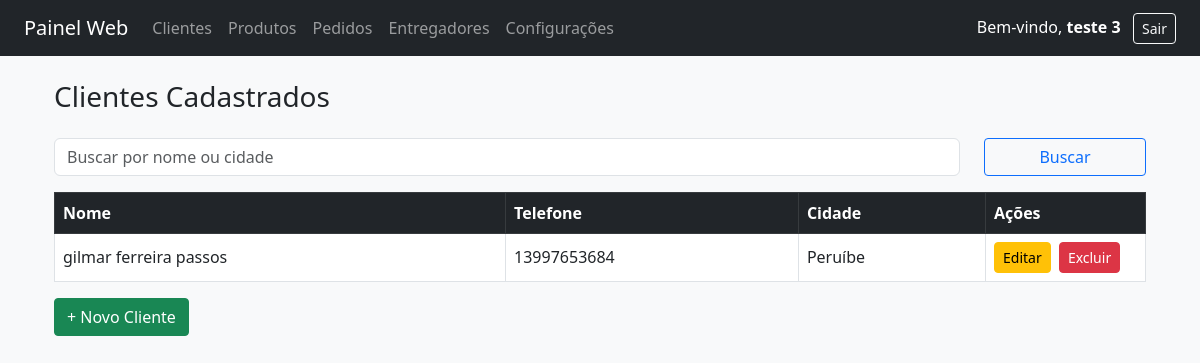
/clientes (signed in), run on an earlier commit of the app's database.
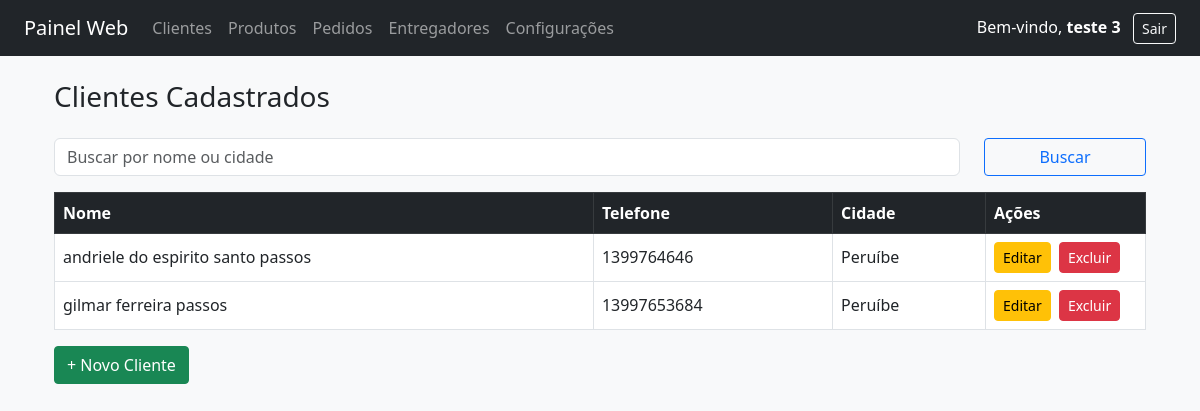
And on a later commit of the database.
### tables this page shows
CREATE TABLE "clientes" (
	`id`	INTEGER PRIMARY KEY AUTOINCREMENT,
	`nome`	TEXT NOT NULL,
	`cpf`	TEXT,
	`rg`	TEXT,
	`cep`	TEXT,
	`endereco`	TEXT,
	`numero`	INTEGER,
	`cidade`	TEXT,
	`telefone`	TEXT,
	`celular`	TEXT,
	`email`	TEXT,
	`estado`	TEXT,
	`referencia`	TEXT,
	`outros`	TEXT,
	`bairro`	TEXT,
	`data_cadastro`	TEXT
);

### routes/clientes.py (the view)
@bp_clientes.route("/clientes")
def listar_clientes():
    if "usuario" not in session:
        return redirect(url_for("usuarios.login"))
    con = get_conexao()
    cur = con.cursor()
    cur.execute("SELECT * FROM clientes ORDER BY nome")
    clientes = cur.fetchall()
    con.close()
    return render_template("clientes/listar_clientes.html", clientes=clientes)

### main.py (called while the page is built)
def get_config():
    try:
        con = sqlite3.connect("painel.db")
        con.row_factory = sqlite3.Row
        cur = con.cursor()
        cur.execute("SELECT * FROM configuracoes LIMIT 1")
        config = cur.fetchone()
        con.close()
        return config
    except:
        return {}

@app.context_processor
def inject_config():
    config = get_config()
    return dict(config=config)

### routes/clientes.py (called while the page is built)
def get_conexao():
    conn = sqlite3.connect(DB)
    conn.row_factory = sqlite3.Row
    return conn

### templates/clientes/listar_clientes.html (shortened to what this page needs)
{% extends "base.html" %}
{% block conteudo %}
<div class="container mt-4">
  <h3 class="mb-4">Clientes Cadastrados</h3>
  <form method="GET" action="{{ url_for('clientes.listar_clientes') }}" class="row mb-3">
    <div class="col-md-10">
      <input type="text" name="busca" class="form-control" placeholder="Buscar por nome ou cidade">
    </div>
    <div class="col-md-2">
      <button class="btn btn-outline-primary w-100">Buscar</button>
    </div>
  </form>
  <table class="table table-bordered table-hover">
    <thead class="table-dark">
      <tr>
        <th>Nome</th>
        <th>Telefone</th>
        <th>Cidade</th>
        <th style="width: 160px;">Ações</th>
      </tr>
    </thead>
    <tbody>
      {% for cliente in clientes %}
      <tr>
        <td>{{ cliente['nome'] }}</td>
        <td>{{ cliente['telefone'] }}</td>
        <td>{{ cliente['cidade'] }}</td>
        <td>
          <a href="{{ url_for('clientes.editar_cliente', id=cliente['id']) }}" class="btn btn-warning btn-sm me-1">Editar</a>
          <a href="{{ url_for('clientes.excluir_cliente', id=cliente['id']) }}" class="btn btn-danger btn-sm"
             onclick="return confirm('Deseja excluir este cliente?')">Excluir</a>
        </td>
      </tr>
      {% else %}
      <tr>
        <td colspan="4" class="text-center">Nenhum cliente encontrado.</td>
      </tr>
      {% endfor %}
    </tbody>
  </table>
  <a href="{{ url_for('clientes.novo_cliente') }}" class="btn btn-success">+ Novo Cliente</a>
</div>
{% endblock %}

What changed in the data, as far as the page shows it:
added clientes: nome "andriele do espirito santo passos", telefone "1399764646", cidade "Peruíbe"
